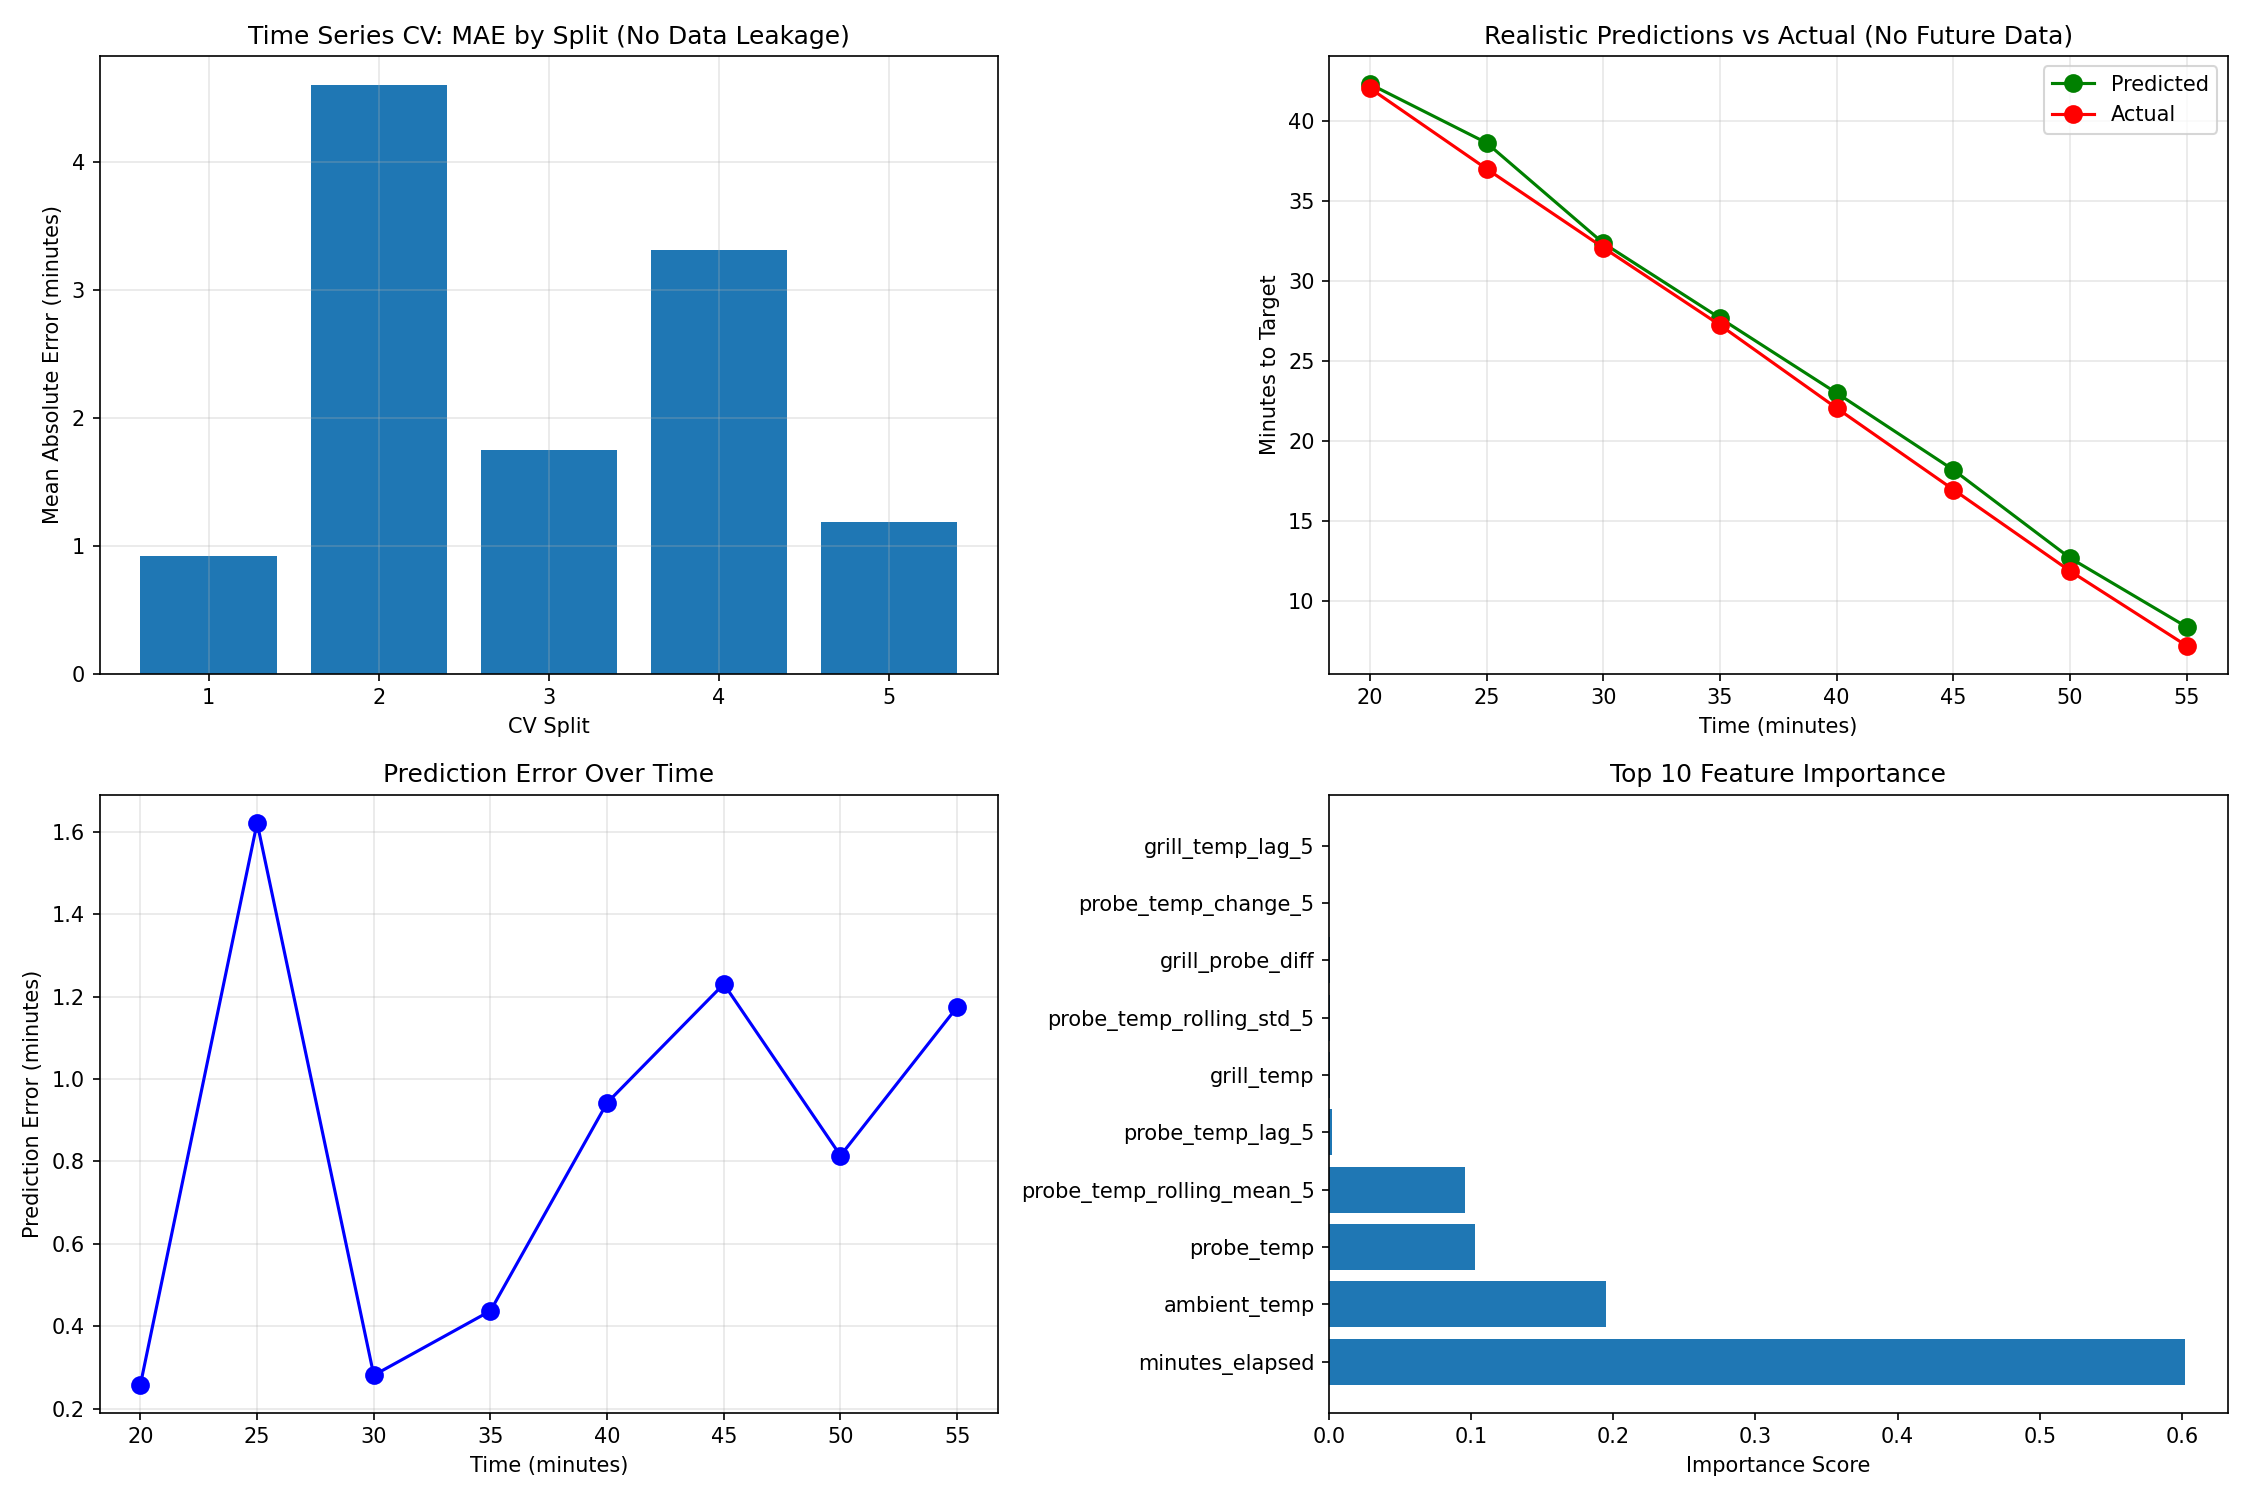

Recreate this plot in Python.
#!/usr/bin/env python3
"""Proper XGBoost evaluation with no data leakage - time series split."""

import pandas as pd
import numpy as np
from sklearn.metrics import mean_absolute_error, mean_squared_error
import xgboost as xgb
import matplotlib.pyplot as plt
from datetime import datetime
import warnings
warnings.filterwarnings('ignore')

def prepare_features(df):
    """Prepare features for XGBoost model."""
    # Sort by timestamp
    df = df.sort_values('timestamp').reset_index(drop=True)
    
    # Basic features
    features = pd.DataFrame()
    features['probe_temp'] = df['temperature']
    features['grill_temp'] = df['grill_temp']
    features['grill_set'] = df['grill_set']
    features['ambient_temp'] = df['ambient']
    
    # Temperature differentials
    features['grill_probe_diff'] = df['grill_temp'] - df['temperature']
    features['grill_set_diff'] = df['grill_set'] - df['grill_temp']
    features['probe_target_diff'] = df['target'] - df['temperature']
    
    # Time-based features
    features['minutes_elapsed'] = (df['timestamp'] - df['timestamp'].iloc[0]).dt.total_seconds() / 60
    
    # Rolling statistics (with min_periods to handle start of cook)
    features['probe_temp_rolling_mean_5'] = df['temperature'].rolling(5, min_periods=1).mean()
    features['probe_temp_rolling_std_5'] = df['temperature'].rolling(5, min_periods=1).std().fillna(0)
    
    # Rate of change
    features['probe_temp_change_1'] = df['temperature'].diff().fillna(0)
    features['probe_temp_change_5'] = df['temperature'].diff(5).fillna(0)
    
    # Lag features
    features['probe_temp_lag_5'] = df['temperature'].shift(5).fillna(df['temperature'].iloc[0])
    features['grill_temp_lag_5'] = df['grill_temp'].shift(5).fillna(df['grill_temp'].iloc[0])
    
    # Interaction features
    features['grill_probe_diff_squared'] = features['grill_probe_diff'] ** 2
    features['temp_momentum'] = features['grill_probe_diff'] * features['probe_temp_change_1']
    
    # Binary features
    features['high_grill_temp'] = (df['grill_set'] > 300).astype(int)
    features['large_temp_diff'] = (features['grill_probe_diff'] > 100).astype(int)
    
    return features

def create_targets(df):
    """Create target variable: minutes to reach target temperature."""
    targets = []
    target_temp = 165  # Today's target
    
    for i in range(len(df)):
        current_temp = df.iloc[i]['temperature']
        current_time = df.iloc[i]['timestamp']
        
        if current_temp >= target_temp:
            targets.append(0)
        else:
            # Find when target was reached
            future_data = df[i+1:]
            reached = future_data[future_data['temperature'] >= target_temp]
            
            if len(reached) > 0:
                target_time = reached.iloc[0]['timestamp']
                minutes_to_target = (target_time - current_time).total_seconds() / 60
                targets.append(minutes_to_target)
            else:
                # Never reached target in our data
                targets.append(np.nan)
    
    return np.array(targets)

def time_series_cv_evaluation(features, targets, n_splits=5):
    """Proper time series cross-validation with no look-ahead bias."""
    results = []
    
    # Remove NaN targets
    valid_mask = ~np.isnan(targets)
    features_valid = features[valid_mask]
    targets_valid = targets[valid_mask]
    n_samples = len(features_valid)
    
    # Time series split - always train on past, test on future
    min_train_size = int(n_samples * 0.2)  # At least 20% for training
    test_size = int(n_samples * 0.1)      # 10% for each test fold
    
    for split in range(n_splits):
        # Calculate split points
        train_end = min_train_size + (split * test_size)
        test_end = min(train_end + test_size, n_samples)
        
        if train_end >= n_samples - test_size:
            break
            
        # Split data
        X_train = features_valid.iloc[:train_end]
        y_train = targets_valid[:train_end]
        X_test = features_valid.iloc[train_end:test_end]
        y_test = targets_valid[train_end:test_end]
        
        # Train model
        model = xgb.XGBRegressor(
            n_estimators=100,
            max_depth=4,
            learning_rate=0.1,
            objective='reg:squarederror',
            random_state=42
        )
        
        model.fit(X_train, y_train)
        
        # Predict
        predictions = model.predict(X_test)
        
        # Calculate metrics
        mae = mean_absolute_error(y_test, predictions)
        rmse = np.sqrt(mean_squared_error(y_test, predictions))
        
        results.append({
            'split': split + 1,
            'train_size': len(X_train),
            'test_size': len(X_test),
            'mae': mae,
            'rmse': rmse,
            'train_minutes': X_train['minutes_elapsed'].max(),
            'test_minutes_start': X_test['minutes_elapsed'].min(),
            'test_minutes_end': X_test['minutes_elapsed'].max()
        })
        
        print(f"Split {split + 1}: Train on 0-{X_train['minutes_elapsed'].max():.1f} min, "
              f"Test on {X_test['minutes_elapsed'].min():.1f}-{X_test['minutes_elapsed'].max():.1f} min, "
              f"MAE: {mae:.1f} min")
    
    return pd.DataFrame(results)

def simulate_realistic_prediction(df, features, targets):
    """Simulate what would happen in real-time - NO future data used."""
    predictions_log = []
    
    # Start predictions after 20 minutes (need some data)
    for current_minute in range(20, 60, 5):  # Every 5 minutes from 20 to 60
        # Find current index
        current_idx = (df['minutes'] - current_minute).abs().argmin()
        
        # Only use data up to current point
        train_features = features.iloc[:current_idx]
        train_targets = targets[:current_idx]
        
        # Remove NaN
        valid_mask = ~np.isnan(train_targets)
        if sum(valid_mask) < 10:
            continue
            
        X_train = train_features[valid_mask]
        y_train = train_targets[valid_mask]
        
        # Train model on historical data only
        model = xgb.XGBRegressor(
            n_estimators=50,
            max_depth=3,
            learning_rate=0.1,
            objective='reg:squarederror',
            random_state=42
        )
        model.fit(X_train, y_train)
        
        # Predict for current moment
        current_features = features.iloc[current_idx:current_idx+1]
        prediction = model.predict(current_features)[0]
        actual = targets[current_idx]
        
        predictions_log.append({
            'time': current_minute,
            'temp': df.iloc[current_idx]['temperature'],
            'grill_set': df.iloc[current_idx]['grill_set'],
            'prediction': prediction,
            'actual': actual,
            'error': abs(prediction - actual) if not np.isnan(actual) else np.nan
        })
    
    return pd.DataFrame(predictions_log)

def main():
    # Load data
    df = pd.read_csv('analyzed_165_cook.csv')
    df['timestamp'] = pd.to_datetime(df['timestamp'])
    
    print("=== PROPER XGBoost Evaluation - No Data Leakage ===\n")
    
    # Prepare features and targets
    features = prepare_features(df)
    targets = create_targets(df)
    
    # Time series cross-validation
    print("1. Time Series Cross-Validation (Train on Past, Test on Future):")
    print("-" * 70)
    cv_results = time_series_cv_evaluation(features, targets, n_splits=5)
    
    print(f"\nAverage MAE across all splits: {cv_results['mae'].mean():.2f} minutes")
    print(f"Std deviation: {cv_results['mae'].std():.2f} minutes")
    
    # Realistic simulation
    print("\n2. Realistic Real-Time Simulation (No Future Data):")
    print("-" * 70)
    realistic_predictions = simulate_realistic_prediction(df, features, targets)
    print(realistic_predictions)
    
    print(f"\nRealistic Average Error: {realistic_predictions['error'].mean():.2f} minutes")
    
    # Visualize results
    fig, axes = plt.subplots(2, 2, figsize=(15, 10))
    
    # Plot 1: Cross-validation results
    ax1 = axes[0, 0]
    ax1.bar(cv_results['split'], cv_results['mae'])
    ax1.set_xlabel('CV Split')
    ax1.set_ylabel('Mean Absolute Error (minutes)')
    ax1.set_title('Time Series CV: MAE by Split (No Data Leakage)')
    ax1.grid(True, alpha=0.3)
    
    # Plot 2: Realistic predictions
    ax2 = axes[0, 1]
    ax2.plot(realistic_predictions['time'], realistic_predictions['prediction'], 
             'go-', label='Predicted', markersize=8)
    ax2.plot(realistic_predictions['time'], realistic_predictions['actual'], 
             'ro-', label='Actual', markersize=8)
    ax2.set_xlabel('Time (minutes)')
    ax2.set_ylabel('Minutes to Target')
    ax2.set_title('Realistic Predictions vs Actual (No Future Data)')
    ax2.legend()
    ax2.grid(True, alpha=0.3)
    
    # Plot 3: Error over time
    ax3 = axes[1, 0]
    ax3.plot(realistic_predictions['time'], realistic_predictions['error'], 
             'bo-', markersize=8)
    ax3.set_xlabel('Time (minutes)')
    ax3.set_ylabel('Prediction Error (minutes)')
    ax3.set_title('Prediction Error Over Time')
    ax3.grid(True, alpha=0.3)
    
    # Plot 4: Feature importance from final model
    ax4 = axes[1, 1]
    # Train final model on all data for feature importance
    valid_mask = ~np.isnan(targets)
    final_model = xgb.XGBRegressor(n_estimators=100, max_depth=4, random_state=42)
    final_model.fit(features[valid_mask], targets[valid_mask])
    
    importance_df = pd.DataFrame({
        'feature': features.columns,
        'importance': final_model.feature_importances_
    }).sort_values('importance', ascending=False).head(10)
    
    ax4.barh(range(len(importance_df)), importance_df['importance'])
    ax4.set_yticks(range(len(importance_df)))
    ax4.set_yticklabels(importance_df['feature'])
    ax4.set_xlabel('Importance Score')
    ax4.set_title('Top 10 Feature Importance')
    
    plt.tight_layout()
    plt.savefig('xgboost_proper_evaluation.png', dpi=150)
    print("\nSaved proper evaluation to xgboost_proper_evaluation.png")
    
    # Compare with simple baseline
    print("\n3. Comparison with Simple Baseline:")
    print("-" * 70)
    
    # Simple baseline: linear extrapolation
    baseline_errors = []
    for _, row in realistic_predictions.iterrows():
        idx = (df['minutes'] - row['time']).abs().argmin()
        if idx >= 5:
            rate = (df.iloc[idx]['temperature'] - df.iloc[idx-5]['temperature']) / 5
            if rate > 0:
                simple_pred = (165 - df.iloc[idx]['temperature']) / rate
                baseline_errors.append(abs(simple_pred - row['actual']))
    
    if baseline_errors:
        print(f"Simple Linear Baseline MAE: {np.mean(baseline_errors):.2f} minutes")
        print(f"XGBoost MAE: {realistic_predictions['error'].mean():.2f} minutes")
        print(f"Improvement: {(1 - realistic_predictions['error'].mean() / np.mean(baseline_errors)) * 100:.1f}%")

if __name__ == "__main__":
    main()
